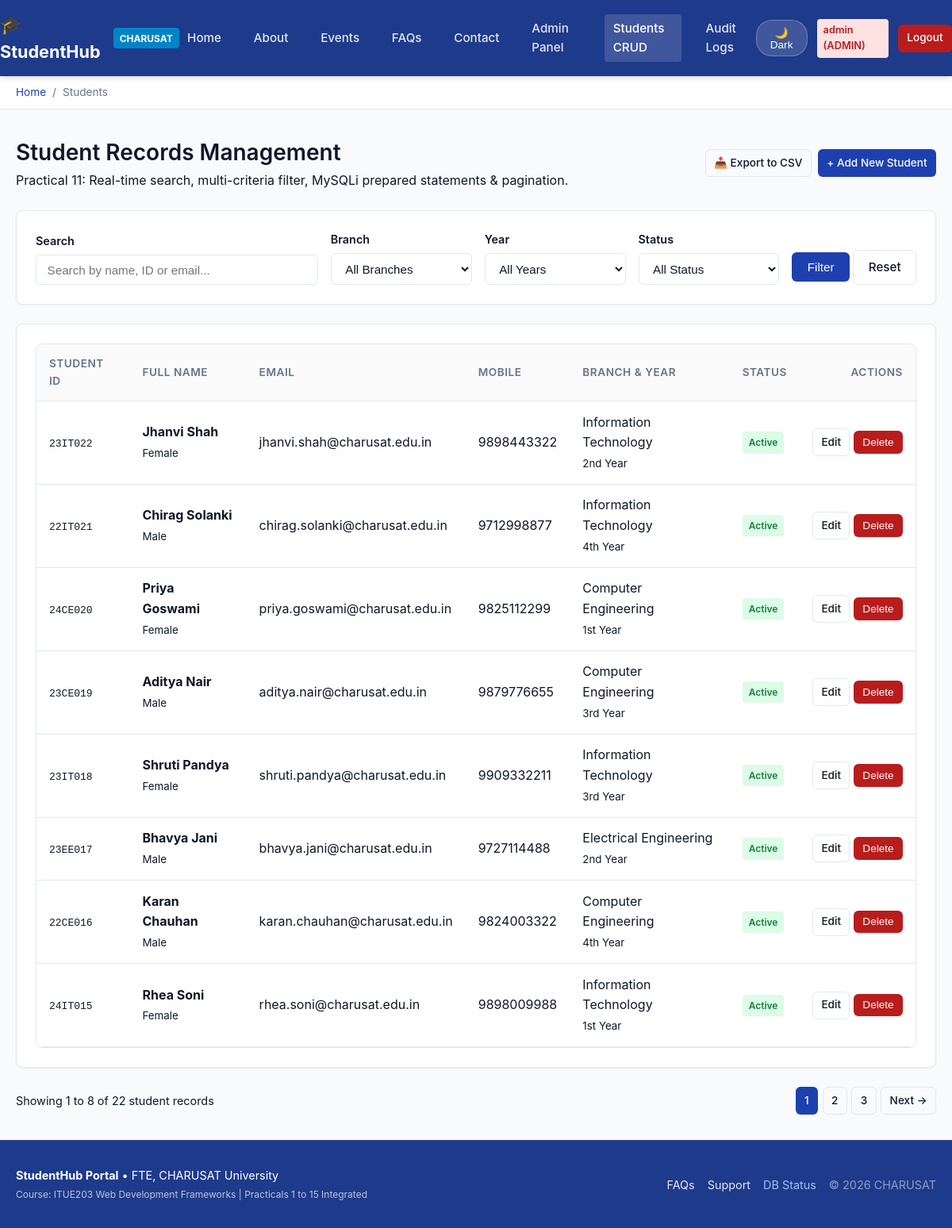
/students.php (signed in), run on the app's committed database.
### tables this page shows
CREATE TABLE IF NOT EXISTS `students` (
  `id` INT UNSIGNED NOT NULL AUTO_INCREMENT,
  `student_number` VARCHAR(30) NOT NULL,
  `full_name` VARCHAR(150) NOT NULL,
  `email` VARCHAR(191) NOT NULL,
  `mobile` VARCHAR(15) NOT NULL,
  `branch` VARCHAR(100) NOT NULL,
  `year` VARCHAR(20) NOT NULL,
  `gender` ENUM('Male', 'Female', 'Other') NOT NULL,
  `user_id` INT UNSIGNED NULL,
  `status` ENUM('active', 'inactive') NOT NULL DEFAULT 'active',
  `created_at` TIMESTAMP NOT NULL DEFAULT CURRENT_TIMESTAMP,
  PRIMARY KEY (`id`),
  UNIQUE KEY `uq_students_student_number` (`student_number`),
  UNIQUE KEY `uq_students_email` (`email`),
  KEY `idx_students_branch` (`branch`),
  KEY `idx_students_year` (`year`),
  CONSTRAINT `fk_students_user` FOREIGN KEY (`user_id`) REFERENCES `users` (`id`) ON DELETE SET NULL ON UPDATE CASCADE
);

### includes/auth.php (called while the page is built, shortened)
<?php
function is_logged_in(): bool {
    return !empty($_SESSION['user_id']);
}
function is_admin(): bool {
    return is_logged_in() && isset($_SESSION['role']) && $_SESSION['role'] === 'admin';
}

### students.php (the view, shortened to what this page needs)
<?php
require_once __DIR__ . '/includes/auth.php';
$search = trim($_GET['search'] ?? '');
$filterBranch = trim($_GET['branch'] ?? '');
$filterYear = trim($_GET['year'] ?? '');
$filterStatus = trim($_GET['status'] ?? '');
$page = max(1, (int)($_GET['page'] ?? 1));
$limit = 8;
$offset = ($page - 1) * $limit;
$whereClauses = [];
$params = [];
$types = '';
$whereSql = $whereClauses ? 'WHERE ' . implode(' AND ', $whereClauses) : '';
$countSql = "SELECT COUNT(*) FROM students {$whereSql}";
$stmtCount = $conn->prepare($countSql);
$stmtCount->execute();
$totalRecords = (int)$stmtCount->get_result()->fetch_row()[0];
$totalPages = max(1, (int)ceil($totalRecords / $limit));
$dataSql = "SELECT * FROM students {$whereSql} ORDER BY id DESC LIMIT ? OFFSET ?";
$paramsData = $params;
$paramsData[] = $limit;
$paramsData[] = $offset;
$typesData = $types . 'ii';
$stmtData = $conn->prepare($dataSql);
$stmtData->bind_param($typesData, ...$paramsData);
$stmtData->execute();
$students = $stmtData->get_result()->fetch_all(MYSQLI_ASSOC);
require_once __DIR__ . '/includes/header.php';
?>
<div style="display:flex; justify-content:space-between; align-items:center; margin-bottom:1.5rem; flex-wrap:wrap; gap:1rem;">
    <div>
        <h1 class="card-title" style="font-size:1.75rem; margin:0;">Student Records Management</h1>
        <p class="text-muted">Practical 11: Real-time search, multi-criteria filter, MySQLi prepared statements & pagination.</p>
    </div>
    <div style="display:flex; gap:0.5rem;">
        <a href="student-export.php" class="btn btn-outline btn-sm">📥 Export to CSV</a>
        <?php if (is_admin()): ?>
            <a href="student-add.php" class="btn btn-primary btn-sm">+ Add New Student</a>
        <?php endif; ?>
    </div>
</div>
<div class="card p-3 mb-4" style="margin-bottom: 1.5rem;">
    <form method="GET" action="students.php" style="display:flex; gap:1rem; flex-wrap:wrap; align-items:flex-end;">
        <div style="flex:2; min-width:200px;">
            <label class="form-label" for="search">Search</label>
            <input type="search" id="search" name="search" class="form-control" placeholder="Search by name, ID or email..." value="<?= htmlspecialchars($search) ?>">
        </div>
        <div style="flex:1; min-width:160px;">
            <label class="form-label" for="branch">Branch</label>
            <select id="branch" name="branch" class="form-control">
                <option value="">All Branches</option>
            </select>
        </div>
        <div style="flex:1; min-width:130px;">
            <label class="form-label" for="year">Year</label>
            <select id="year" name="year" class="form-control">
                <option value="">All Years</option>
            </select>
        </div>
        <div style="flex:1; min-width:120px;">
            <label class="form-label" for="status">Status</label>
            <select id="status" name="status" class="form-control">
                <option value="">All Status</option>
            </select>
        </div>
        <div>
            <button type="submit" class="btn btn-primary">Filter</button>
            <a href="students.php" class="btn btn-outline">Reset</a>
        </div>
    </form>
</div>
<div class="card p-0" style="overflow:hidden;">
    <div class="table-responsive">
        <table class="data-table">
            <thead>
                <tr>
                    <th>Student ID</th>
                    <th>Full Name</th>
                    <th>Email</th>
                    <th>Mobile</th>
                    <th>Branch & Year</th>
                    <th>Status</th>
                    <?php if (is_admin()): ?>
                        <th style="text-align:right;">Actions</th>
                    <?php endif; ?>
                </tr>
            </thead>
            <tbody>
                <?php if (empty($students)): ?>
                    <tr>
                        <td colspan="<?= is_admin() ? '7' : '6' ?>" style="text-align:center; padding:2rem;" class="text-muted">
                            No student records found matching your filter criteria.
                        </td>
                    </tr>
                <?php else: ?>
                    <?php foreach ($students as $s): ?>
                        <tr>
                            <td><code><?= htmlspecialchars($s['student_number']) ?></code></td>
                            <td>
                                <strong><?= htmlspecialchars($s['full_name']) ?></strong><br>
                                <small class="text-muted"><?= htmlspecialchars($s['gender']) ?></small>
                            </td>
                            <td><?= htmlspecialchars($s['email']) ?></td>
                            <td><?= htmlspecialchars($s['mobile']) ?></td>
                            <td>
                                <?= htmlspecialchars($s['branch']) ?><br>
                                <small class="text-muted"><?= htmlspecialchars($s['year']) ?></small>
                            </td>
                            <td>
                                <span class="badge <?= $s['status'] === 'active' ? 'badge-success' : 'badge-danger' ?>">
                                    <?= ucfirst(htmlspecialchars($s['status'])) ?>
                                </span>
                            </td>
                            <?php if (is_admin()): ?>
                                <td style="text-align:right; white-space:nowrap;">
                                    <a href="student-edit.php?id=<?= $s['id'] ?>" class="btn btn-outline btn-sm">Edit</a>
                                    <button type="button" class="btn btn-danger btn-sm" onclick="confirmDelete(<?= $s['id'] ?>, '<?= htmlspecialchars(addslashes($s['full_name'])) ?>')">Delete</button>
                                </td>
                            <?php endif; ?>
                        </tr>
                    <?php endforeach; ?>
                <?php endif; ?>
            </tbody>
        </table>
    </div>
</div>
<div style="display:flex; justify-content:space-between; align-items:center; margin-top:1.5rem; flex-wrap:wrap; gap:1rem;">
    <span class="text-muted" style="font-size:0.9rem;">
        Showing <?= min($offset + 1, $totalRecords) ?> to <?= min($offset + $limit, $totalRecords) ?> of <?= $totalRecords ?> student records
    </span>
    <div style="display:flex; gap:0.35rem;">
        <?php for ($i = 1; $i <= $totalPages; $i++): ?>
            <a href="?page=<?= $i ?>&search=<?= urlencode($search) ?>&branch=<?= urlencode($filterBranch) ?>&year=<?= urlencode($filterYear) ?>&status=<?= urlencode($filterStatus) ?>" class="btn btn-sm <?= $i === $page ? 'btn-primary' : 'btn-outline' ?>">
                <?= $i ?>
            </a>
        <?php endfor; ?>
        <?php if ($page < $totalPages): ?>
            <a href="?page=<?= $page + 1 ?>&search=<?= urlencode($search) ?>&branch=<?= urlencode($filterBranch) ?>&year=<?= urlencode($filterYear) ?>&status=<?= urlencode($filterStatus) ?>" class="btn btn-outline btn-sm">Next &rarr;</a>
        <?php endif; ?>
    </div>
</div>
<?php require_once __DIR__ . '/includes/footer.php'; ?>

### css/style.css (style rules this page uses)
:root { --primary: #1e40af; --primary-hover: #1d4ed8; --secondary: #475569; --accent: #0284c7; --success: #15803d; --danger: #b91c1c; --warning: #b45309; --bg-main: #f8fafc; --bg-card: #ffffff; --text-main: #0f172a; --text-muted: #64748b; --border-color: #e2e8f0; --nav-bg: #1e3a8a; --nav-text: #ffffff; --shadow-sm: 0 1px 2px rgba(0,0,0,0.05); --shadow-md: 0 4px 6px -1px rgba(0,0,0,0.1), 0 2px 4px -2px rgba(0,0,0,0.1); --shadow-lg: 0 10px 15px -3px rgba(0,0,0,0.1), 0 4px 6px -4px rgba(0,0,0,0.1); --radius: 8px; --font-family: -apple-system, BlinkMacSystemFont, "Segoe UI", Roboto, Oxygen, Ubuntu, Cantarell, "Helvetica Neue", sans-serif; }
* { box-sizing: border-box; margin: 0; padding: 0; }
body { font-family: var(--font-family); background-color: var(--bg-main); color: var(--text-main); line-height: 1.6; min-height: 100vh; display: flex; flex-direction: column; transition: background-color 0.25s ease, color 0.25s ease; }
.card { background-color: var(--bg-card); border: 1px solid var(--border-color); border-radius: var(--radius); padding: 1.5rem; box-shadow: var(--shadow-sm); transition: transform 0.2s, box-shadow 0.2s; }
.card-title { font-size: 1.25rem; font-weight: 600; margin-bottom: 0.75rem; color: var(--text-main); }
.btn { display: inline-flex; align-items: center; justify-content: center; gap: 0.5rem; padding: 0.55rem 1.15rem; font-size: 0.95rem; font-weight: 500; border-radius: 6px; cursor: pointer; border: 1px solid transparent; text-decoration: none; transition: all 0.2s; }
.btn-primary { background-color: var(--primary); color: #ffffff; }
.btn-danger { background-color: var(--danger); color: #ffffff; }
.btn-outline { background: transparent; border-color: var(--border-color); color: var(--text-main); }
.btn-sm { padding: 0.35rem 0.65rem; font-size: 0.85rem; }
.table-responsive { width: 100%; overflow-x: auto; border: 1px solid var(--border-color); border-radius: var(--radius); background: var(--bg-card); }
.data-table { width: 100%; border-collapse: collapse; text-align: left; }
.data-table th, .data-table td { padding: 0.85rem 1rem; border-bottom: 1px solid var(--border-color); }
.data-table th { background-color: rgba(0,0,0,0.02); color: var(--text-muted); font-weight: 600; font-size: 0.85rem; text-transform: uppercase; letter-spacing: 0.04em; }
.form-label { display: block; font-weight: 600; margin-bottom: 0.4rem; font-size: 0.9rem; }
.form-control { width: 100%; padding: 0.6rem 0.85rem; font-size: 0.95rem; background-color: var(--bg-card); color: var(--text-main); border: 1px solid var(--border-color); border-radius: 6px; transition: border-color 0.2s, box-shadow 0.2s; }
.badge { display: inline-block; padding: 0.25rem 0.5rem; font-size: 0.75rem; font-weight: 600; border-radius: 4px; }
.badge-success { background: #dcfce7; color: #15803d; }

### data on the page
students: student_number "23IT022", full_name "Jhanvi Shah", gender "Female", email "jhanvi.shah@charusat.edu.in", mobile "9898443322", branch "Information Technology", year "2nd Year", status "Active"
students: student_number "22IT021", full_name "Chirag Solanki", gender "Male", email "chirag.solanki@charusat.edu.in", mobile "9712998877", branch "Information Technology", year "4th Year", status "Active"
students: student_number "24CE020", full_name "Priya Goswami", gender "Female", email "priya.goswami@charusat.edu.in", mobile "9825112299", branch "Computer Engineering", year "1st Year", status "Active"
students: student_number "23CE019", full_name "Aditya Nair", gender "Male", email "aditya.nair@charusat.edu.in", mobile "9879776655", branch "Computer Engineering", year "3rd Year", status "Active"
students: student_number "23IT018", full_name "Shruti Pandya", gender "Female", email "shruti.pandya@charusat.edu.in", mobile "9909332211", branch "Information Technology", year "3rd Year", status "Active"
students: student_number "23EE017", full_name "Bhavya Jani", gender "Male", email "bhavya.jani@charusat.edu.in", mobile "9727114488", branch "Electrical Engineering", year "2nd Year", status "Active"
students: student_number "22CE016", full_name "Karan Chauhan", gender "Male", email "karan.chauhan@charusat.edu.in", mobile "9824003322", branch "Computer Engineering", year "4th Year", status "Active"
students: student_number "24IT015", full_name "Rhea Soni", gender "Female", email "rhea.soni@charusat.edu.in", mobile "9898009988", branch "Information Technology", year "1st Year", status "Active"

### other printed values
current_username() "admin"
current_user_role() "ADMIN"
$name "Students"
min($offset + 1, $totalRecords) "1"
min($offset + $limit, $totalRecords) "8"
$totalRecords "22"
